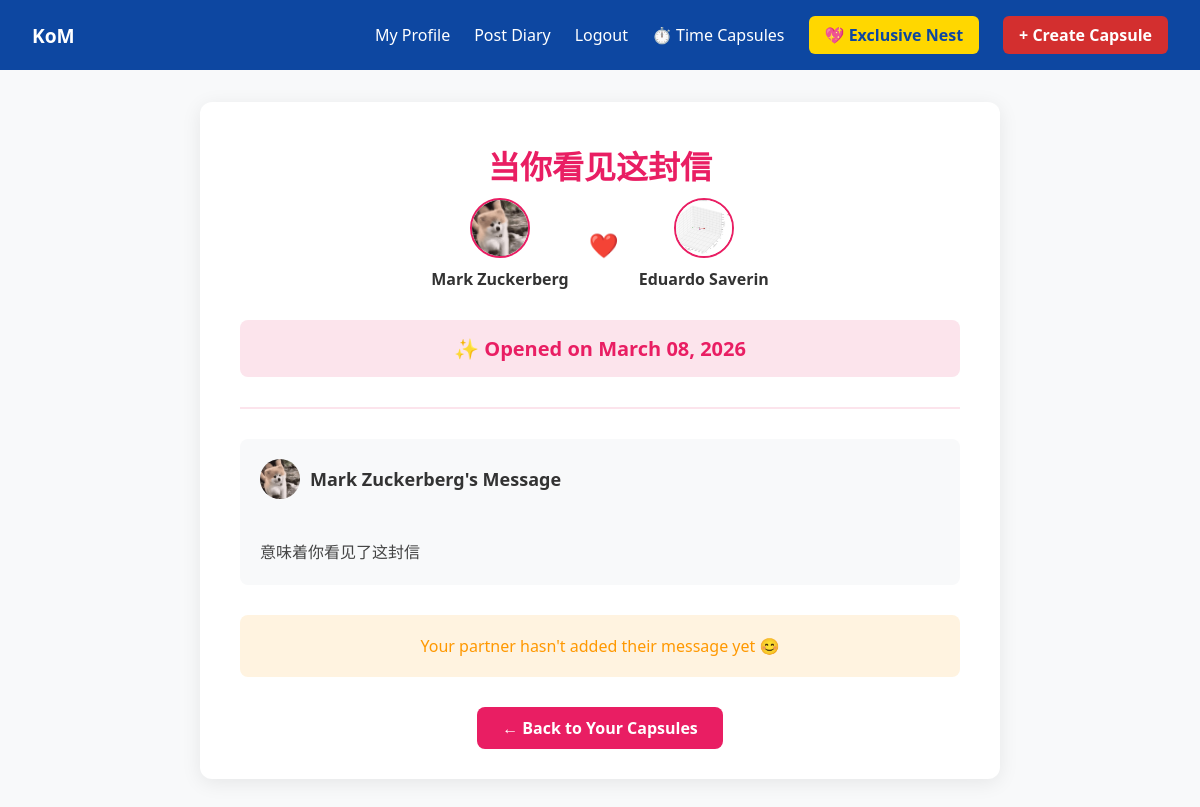
The app's page /time-capsule/2b73caa0-09d9-40dc-aa17-5a5a1cb69dba (signed in) with its own data.
### app.py (models this page shows, shortened)
class TimeCapsule(db.Model):
    id = db.Column(db.String(50), primary_key=True, default=lambda: str(uuid.uuid4()))
    title = db.Column(db.String(100), nullable=False)
    content_user1 = db.Column(db.Text, nullable=False)
    content_user2 = db.Column(db.Text)
    image_path = db.Column(db.String(200))
    open_date = db.Column(db.DateTime, nullable=False)
    created_at = db.Column(db.DateTime, default=datetime.utcnow)
    user1_id = db.Column(db.Integer, db.ForeignKey('user.id'), nullable=False)
    user2_id = db.Column(db.Integer, db.ForeignKey('user.id'), nullable=False)
    is_opened = db.Column(db.Boolean, default=False)
    user1 = db.relationship('User', foreign_keys=[user1_id], backref='created_capsules')
    user2 = db.relationship('User', foreign_keys=[user2_id], backref='received_capsules')

class User(UserMixin, db.Model):
    id = db.Column(db.Integer, primary_key=True)
    username = db.Column(db.String(50), unique=True, nullable=False)
    email = db.Column(db.String(100), unique=True, nullable=False)
    password_hash = db.Column(db.String(200), nullable=False)
    avatar = db.Column(db.String(200), default='default_avatar.png')
    background_image = db.Column(db.String(200))
    created_at = db.Column(db.DateTime, default=datetime.utcnow)

### app.py (the view)
@app.route('/time-capsule/<capsule_id>')
@login_required
def time_capsule_detail(capsule_id):
    capsule = TimeCapsule.query.get_or_404(capsule_id)
    if capsule.user1_id != current_user.id and capsule.user2_id != current_user.id:
        flash('Permission denied!', 'danger')
        return redirect(url_for('time_capsule_list'))
    can_open = datetime.utcnow() >= capsule.open_date
    if can_open and not capsule.is_opened:
        capsule.is_opened = True
        db.session.commit()
    return render_template('time_capsule_detail.html', capsule=capsule, can_open=can_open)

### app.py (called while the page is built)
@app.context_processor
def inject_common_data():
    return dict(
        datetime=datetime,
        csrf_token=generate_csrf,
        local_tz=local_tz,
        utc_to_local=utc_to_local
    )

@login_manager.user_loader
def load_user(user_id):
    return User.query.get(int(user_id))

### templates/time_capsule_detail.html (shortened to what this page needs)
{% extends 'base.html' %}
{% block content %}
<div style="max-width: 800px; margin: 0 auto; padding: 40px; background: #fff; border-radius: 12px; box-shadow: 0 4px 20px rgba(0,0,0,0.08);">
    <h1 style="font-size: 32px; color: #e91e63; text-align: center; margin-bottom: 10px;">
        {{ capsule.title }}
    </h1>
    <div style="display: flex; justify-content: center; gap: 20px; margin-bottom: 30px; align-items: center;">
        <div style="text-align: center;">
            <img src="/static/{{ capsule.user1.avatar if capsule.user1.avatar else 'default_avatar.png' }}" alt="{{ capsule.user1.username }}" style="
                width: 60px;
                height: 60px;
                border-radius: 50%;
                object-fit: cover;
                border: 2px solid #e91e63;
            ">
            <p style="color: #333; margin: 5px 0 0 0; font-weight: 600;">{{ capsule.user1.username }}</p>
        </div>
        <div style="color: #e91e63; font-size: 24px;">❤️</div>
        <div style="text-align: center;">
            <img src="/static/{{ capsule.user2.avatar if capsule.user2.avatar else 'default_avatar.png' }}" alt="{{ capsule.user2.username }}" style="
                width: 60px;
                height: 60px;
                border-radius: 50%;
                object-fit: cover;
                border: 2px solid #e91e63;
            ">
            <p style="color: #333; margin: 5px 0 0 0; font-weight: 600;">{{ capsule.user2.username }}</p>
        </div>
    </div>
    <div style="text-align: center; margin-bottom: 30px; padding: 15px; background: #fce4ec; border-radius: 8px;">
        {% if can_open and capsule.is_opened %}
        <h3 style="color: #e91e63; margin: 0; font-size: 20px;">✨ Opened on {{ capsule.open_date.strftime('%B %d, %Y') }}</h3>
        {% elif can_open and not capsule.is_opened %}
        <h3 style="color: #e91e63; margin: 0; font-size: 20px;">🎉 Ready to Open!</h3>
        {% else %}
        <h3 style="color: #ff9800; margin: 0; font-size: 20px;">🔒 Sealed Until {{ capsule.open_date.strftime('%B %d, %Y') }}</h3>
        <p style="color: #666; margin: 10px 0 0 0;">
            {{ (capsule.open_date - datetime.utcnow()).days }} days left to open together
        </p>
        {% endif %}
    </div>
    {% if capsule.is_opened %}
    <div style="border-top: 2px solid #fce4ec; padding-top: 30px;">
        <div style="margin-bottom: 30px; padding: 20px; background: #f8f9fa; border-radius: 8px;">
            <div style="display: flex; align-items: center; gap: 10px; margin-bottom: 15px;">
                <img src="/static/{{ capsule.user1.avatar if capsule.user1.avatar else 'default_avatar.png' }}" alt="{{ capsule.user1.username }}" style="
                    width: 40px;
                    height: 40px;
                    border-radius: 50%;
                    object-fit: cover;
                ">
                <h3 style="color: #333; margin: 0; font-size: 18px;">{{ capsule.user1.username }}'s Message</h3>
            </div>
            <p style="color: #444; line-height: 1.6; font-size: 16px; white-space: pre-line;">
                {{ capsule.content_user1 }}
            </p>
        </div>
        {% if capsule.content_user2 %}
        <div style="margin-bottom: 30px; padding: 20px; background: #f8f9fa; border-radius: 8px;">
            <div style="display: flex; align-items: center; gap: 10px; margin-bottom: 15px;">
                <img src="/static/{{ capsule.user2.avatar if capsule.user2.avatar else 'default_avatar.png' }}" alt="{{ capsule.user2.username }}" style="
                    width: 40px;
                    height: 40px;
                    border-radius: 50%;
                    object-fit: cover;
                ">
                <h3 style="color: #333; margin: 0; font-size: 18px;">{{ capsule.user2.username }}'s Message</h3>
            </div>
            <p style="color: #444; line-height: 1.6; font-size: 16px; white-space: pre-line;">
                {{ capsule.content_user2 }}
            </p>
        </div>
        {% else %}
        <div style="margin-bottom: 30px; padding: 20px; background: #fff3e0; border-radius: 8px; text-align: center;">
            <p style="color: #ff9800; margin: 0;">
                Your partner hasn't added their message yet 😊
            </p>
        </div>
        {% endif %}
    </div>
    {% endif %}
    <div style="text-align: center; margin-top: 40px;">
        <a href="{{ url_for('time_capsule_list') }}" style="
            padding: 10px 25px;
            background: #e91e63;
            color: white;
            text-decoration: none;
            border-radius: 8px;
            font-size: 16px;
            font-weight: 600;
        ">
            ← Back to Your Capsules
        </a>
    </div>
</div>
{% endblock %}

### templates/base.html (style rules this page uses)
* { margin: 0; padding: 0; box-sizing: border-box; font-family: 'Segoe UI', Tahoma, Geneva, Verdana, sans-serif; }
body { background-color: #f8f9fa; color: #333; }

### records on screen
TimeCapsule: title "当你看见这封信", open_date "March 08, 2026", content_user1 "意味着你看见了这封信"
User: user1 (picture), user1.username "Mark Zuckerberg"
User: user2 (picture), user2.username "Eduardo Saverin"
